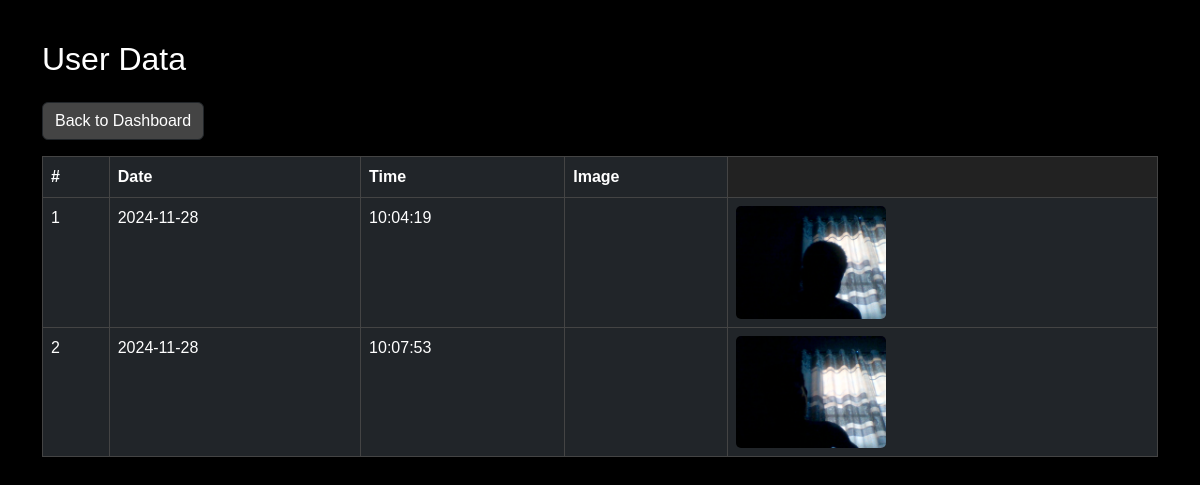
Page /userdata (signed in) on the committed database.
### app.py (models this page shows, shortened)
class ImageLog(db.Model):
    __tablename__ = 'imagelog'
    id = db.Column(db.Integer, primary_key=True)
    user_id = db.Column(db.Integer, db.ForeignKey('users.id'), nullable=False)  # Foreign key to the User model
    filename = db.Column(db.String, nullable=False)
    timestamp = db.Column(db.DateTime, default=datetime.utcnow)  # Timestamp when the image is captured

### app.py (the view)
@app.route('/userdata')
@login_required
def user_data():
    image_logs = ImageLog.query.filter_by(user_id=current_user.id).all()
    return render_template('user_data.html', image_logs=image_logs)

### app.py (called while the page is built)
@login_manager.user_loader
def load_user(user_id):
    return User.query.get(int(user_id))

### templates/user_data.html
{% extends 'base.html' %}
{% block body %}
    <div class="container">
        <h2 class="my-4 text-white">User Data</h2>
        <a href="{{ url_for('dashboard') }}" class="btn btn-dark mb-3">Back to Dashboard</a>
        <div class="log-entries">
            {% if image_logs %}
                <table class="table table-dark table-bordered">
                    <thead>
                        <tr>
                            <th>#</th>
                            <th>Date</th>
                            <th>Time</th>
                            <th>Image</th>
                        </tr>
                    </thead>
                    <tbody>
                        {% for log in image_logs %}
                            <tr>
                                <td>{{ loop.index }}</td>
                                <td>{{ log.timestamp.strftime('%Y-%m-%d') }}</td>
                                <td>{{ log.timestamp.strftime('%H:%M:%S') }}</td>
                                <td>
                                    <td>
                                        <img src="{{ url_for('static', filename='images/' + log.filename.split('static/images/')[1]) }}" alt="Captured Image" width="150" class="img-fluid">
                                    </td>
                                </td>
                            </tr>
                        {% endfor %}
                    </tbody>
                </table>
            {% else %}
                <p>No logs available.</p>
            {% endif %}
        </div>
    </div>
{% endblock %}

### static/css/style.css (style rules this page uses)
body { font-family: 'Arial', sans-serif; background-color: #000; color: #fff; }
.container, .dashboard-container { margin-top: 40px; }
h1, h2, h3 { color: #fff; }
.btn-dark, .btn-outline-light { background-color: #444; color: #fff; }
.table, .table th, .table td { border: 1px solid #444; color: #fff; }
.table-dark { background-color: #222; }
img.img-fluid { border-radius: 5px; }

### rows in the picture
ImageLog: timestamp "2024-11-28", timestamp "10:04:19", filename (picture)
ImageLog: timestamp "2024-11-28", timestamp "10:07:53", filename (picture)
